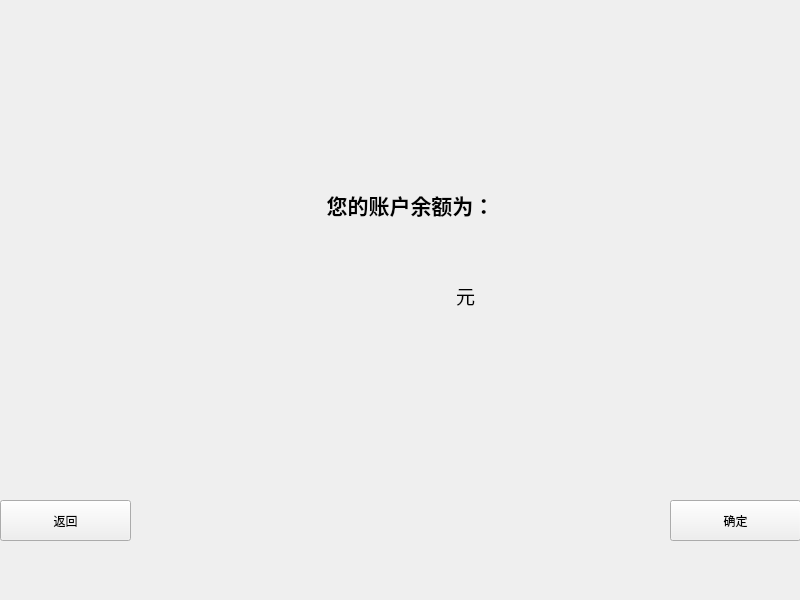
<?xml version="1.0" encoding="UTF-8"?>
<ui version="4.0">
 <class>QCount</class>
 <widget class="QWidget" name="QCount">
  <property name="geometry">
   <rect>
    <x>0</x>
    <y>0</y>
    <width>800</width>
    <height>600</height>
   </rect>
  </property>
  <property name="minimumSize">
   <size>
    <width>800</width>
    <height>600</height>
   </size>
  </property>
  <property name="maximumSize">
   <size>
    <width>800</width>
    <height>600</height>
   </size>
  </property>
  <property name="windowTitle">
   <string>Form</string>
  </property>
  <widget class="QPushButton" name="backbutton">
   <property name="geometry">
    <rect>
     <x>0</x>
     <y>500</y>
     <width>131</width>
     <height>41</height>
    </rect>
   </property>
   <property name="text">
    <string>返回</string>
   </property>
  </widget>
  <widget class="QLabel" name="label">
   <property name="geometry">
    <rect>
     <x>260</x>
     <y>170</y>
     <width>301</width>
     <height>71</height>
    </rect>
   </property>
   <property name="text">
    <string>&lt;html&gt;&lt;head/&gt;&lt;body&gt;&lt;p align=&quot;center&quot;&gt;&lt;span style=&quot; font-size:16pt; font-weight:600;&quot;&gt;您的账户余额为：&lt;/span&gt;&lt;/p&gt;&lt;/body&gt;&lt;/html&gt;</string>
   </property>
  </widget>
  <widget class="QLabel" name="label_2">
   <property name="enabled">
    <bool>true</bool>
   </property>
   <property name="geometry">
    <rect>
     <x>440</x>
     <y>270</y>
     <width>51</width>
     <height>51</height>
    </rect>
   </property>
   <property name="text">
    <string>&lt;html&gt;&lt;head/&gt;&lt;body&gt;&lt;p align=&quot;center&quot;&gt;&lt;span style=&quot; font-size:14pt;&quot;&gt;元&lt;/span&gt;&lt;/p&gt;&lt;/body&gt;&lt;/html&gt;</string>
   </property>
  </widget>
  <widget class="QLabel" name="moneylable">
   <property name="geometry">
    <rect>
     <x>320</x>
     <y>260</y>
     <width>171</width>
     <height>51</height>
    </rect>
   </property>
   <property name="font">
    <font>
     <family>Agency FB</family>
     <pointsize>18</pointsize>
    </font>
   </property>
   <property name="text">
    <string/>
   </property>
  </widget>
  <widget class="QPushButton" name="pushButton">
   <property name="geometry">
    <rect>
     <x>670</x>
     <y>500</y>
     <width>131</width>
     <height>41</height>
    </rect>
   </property>
   <property name="text">
    <string>确定</string>
   </property>
  </widget>
  <widget class="QLabel" name="label_3">
   <property name="geometry">
    <rect>
     <x>0</x>
     <y>0</y>
     <width>801</width>
     <height>131</height>
    </rect>
   </property>
   <property name="styleSheet">
    <string notr="true">border-image: url(:/new/prefix1/image/bank.png);</string>
   </property>
   <property name="text">
    <string/>
   </property>
  </widget>
 </widget>
 <resources/>
 <connections/>
</ui>
